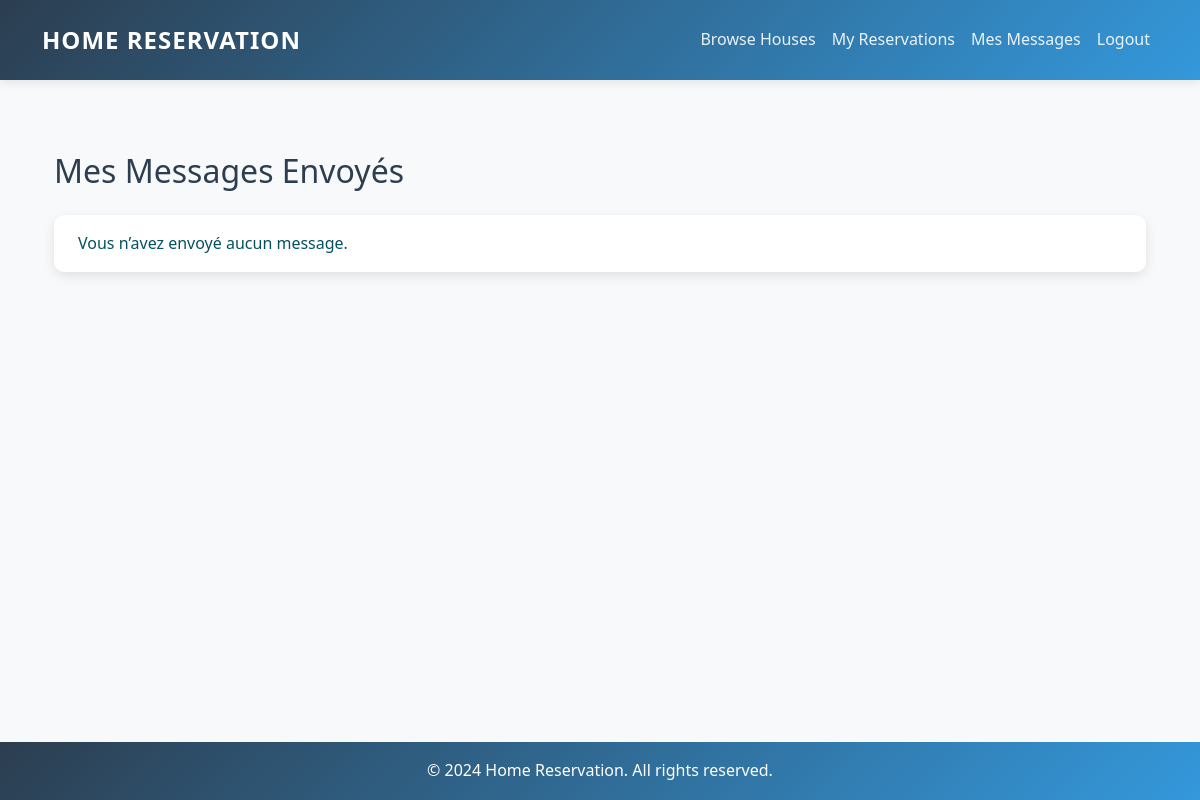
/messaging/sent/ (signed in), run on an earlier commit of the app's database.
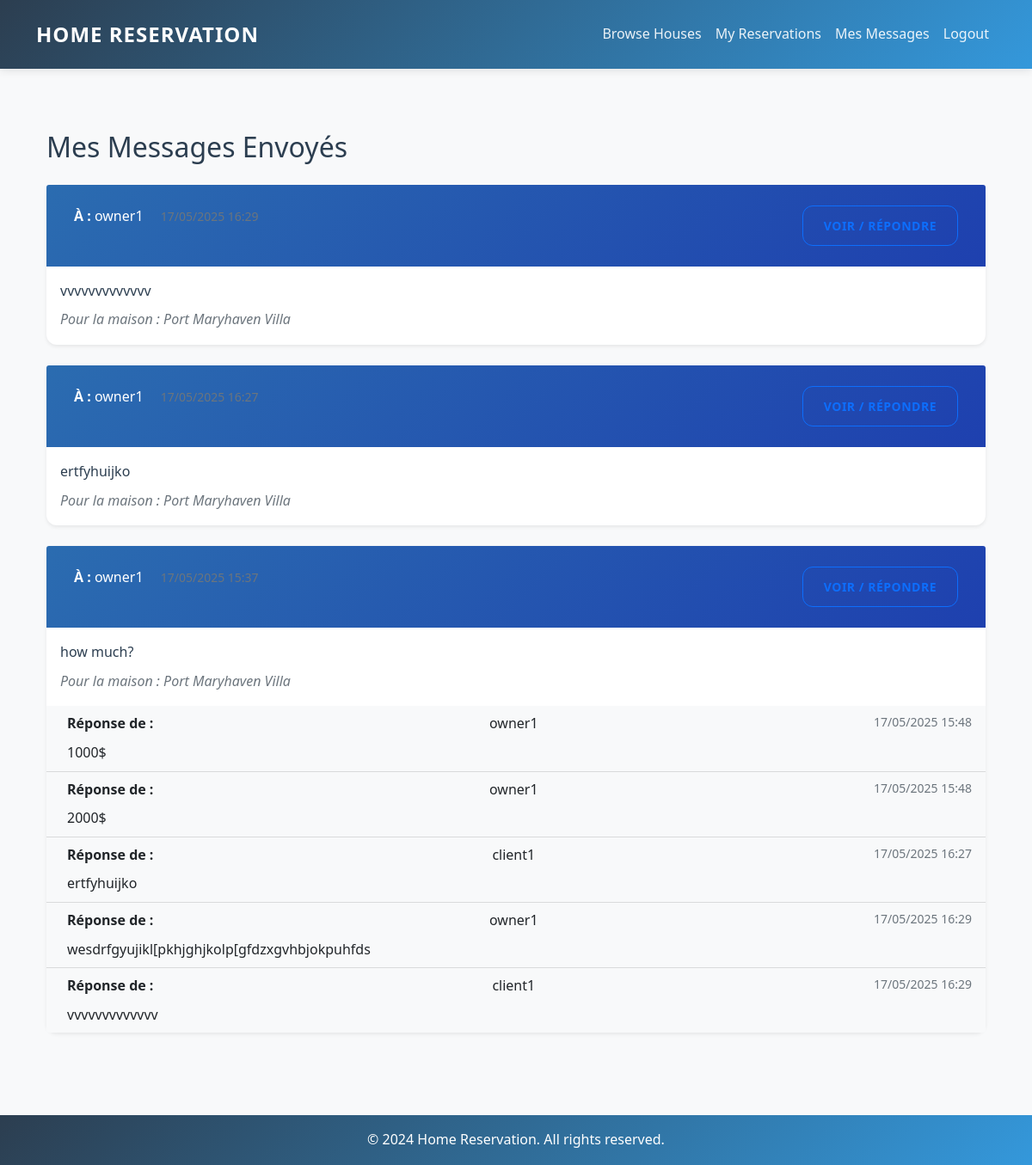
And on a later commit of the database.
### messaging/models.py (models this page shows, shortened)
class Message(models.Model):
    sender     = models.ForeignKey(settings.AUTH_USER_MODEL, related_name='sent_messages',   on_delete=models.CASCADE)
    receiver   = models.ForeignKey(settings.AUTH_USER_MODEL, related_name='received_messages', on_delete=models.CASCADE)
    maison     = models.ForeignKey(Maison, related_name='messages',                          on_delete=models.CASCADE)
    content    = models.TextField()
    created_at = models.DateTimeField(auto_now_add=True)
    parent     = models.ForeignKey(
        'self',
        null=True,
        blank=True,
        related_name='replies',
        on_delete=models.CASCADE
    )

### maison/models.py (models this page shows, shortened)
class Maison(models.Model):
    titre = models.CharField(max_length=100)
    description = models.TextField()
    adresse = models.CharField(max_length=255)
    prix_par_nuit = models.DecimalField(max_digits=10, decimal_places=2)
    disponible = models.BooleanField(default=True)
    proprietaire = models.ForeignKey(UserProfile, on_delete=models.CASCADE, limit_choices_to={'role': 'proprietaire'})
    image = models.ImageField(upload_to='houses/', null=True, blank=True)  # Add this line

### messaging/views.py (the view)
# urls.py: path('sent/',                sent_messages,  name='sent_messages'),
@login_required
def sent_messages(request):
    sent = Message.objects.filter(sender=request.user).order_by('-created_at')
    return render(request, 'messaging/sent.html', {
        'sent_messages': sent,
    })

### templates/messaging/sent.html
{% extends "base.html" %}
{% block content %}
<div class="container py-5">
  <h2 class="mb-4">Mes Messages Envoyés</h2>
  {% if sent_messages %}
    <div class="row gy-4">
      {% for msg in sent_messages %}
        <div class="col-12">
          <div class="card shadow-sm">
            <div class="card-header d-flex justify-content-between">
              <div>
                <span class="fw-bold">À :</span> {{ msg.receiver.username }}
                <small class="text-muted ms-3">{{ msg.created_at|date:"d/m/Y H:i" }}</small>
              </div>
              <a href="{% url 'conversation' msg.id %}"
                 class="btn btn-sm btn-outline-primary">
                Voir / Répondre
              </a>
            </div>
            <div class="card-body">
              <p class="mb-2">{{ msg.content }}</p>
              <p class="fst-italic text-secondary mb-0">Pour la maison : {{ msg.maison.titre }}</p>
            </div>
            {% if msg.replies.exists %}
              <ul class="list-group list-group-flush">
                {% for rep in msg.replies.all %}
                  <li class="list-group-item bg-light ps-4">
                    <div class="d-flex justify-content-between">
                      <span class="fw-bold">Réponse de :</span> {{ rep.sender.username }}
                      <small class="text-muted">{{ rep.created_at|date:"d/m/Y H:i" }}</small>
                    </div>
                    <p class="mt-2 mb-0">{{ rep.content }}</p>
                  </li>
                {% endfor %}
              </ul>
            {% endif %}
          </div>
        </div>
      {% endfor %}
    </div>
  {% else %}
    <div class="alert alert-info">Vous n’avez envoyé aucun message.</div>
  {% endif %}
</div>
{% endblock %}

What changed in the data, as far as the page shows it:
added Message: receiver.username "owner1", created_at "17/05/2025 16:29", content "vvvvvvvvvvvvv", maison.titre "Port Maryhaven Villa", sender.username "client1"
added Message: receiver.username "owner1", created_at "17/05/2025 16:27", content "ertfyhuijko", maison.titre "Port Maryhaven Villa", sender.username "client1"
added Message: receiver.username "owner1", created_at "17/05/2025 15:37", content "how much?", maison.titre "Port Maryhaven Villa", shown under "Mes Messages Envoyés"
added Message: sender.username "owner1", created_at "17/05/2025 15:48", content "1000$"
added Message: sender.username "owner1", created_at "17/05/2025 15:48", content "2000$"
added Message: sender.username "owner1", created_at "17/05/2025 16:29", content "wesdrfgyujikl[pkhjghjkolp[gfdzxgvhbjokpuhfds"
Also different on the page:
text no longer shown: "Vous n’avez envoyé aucun message."
